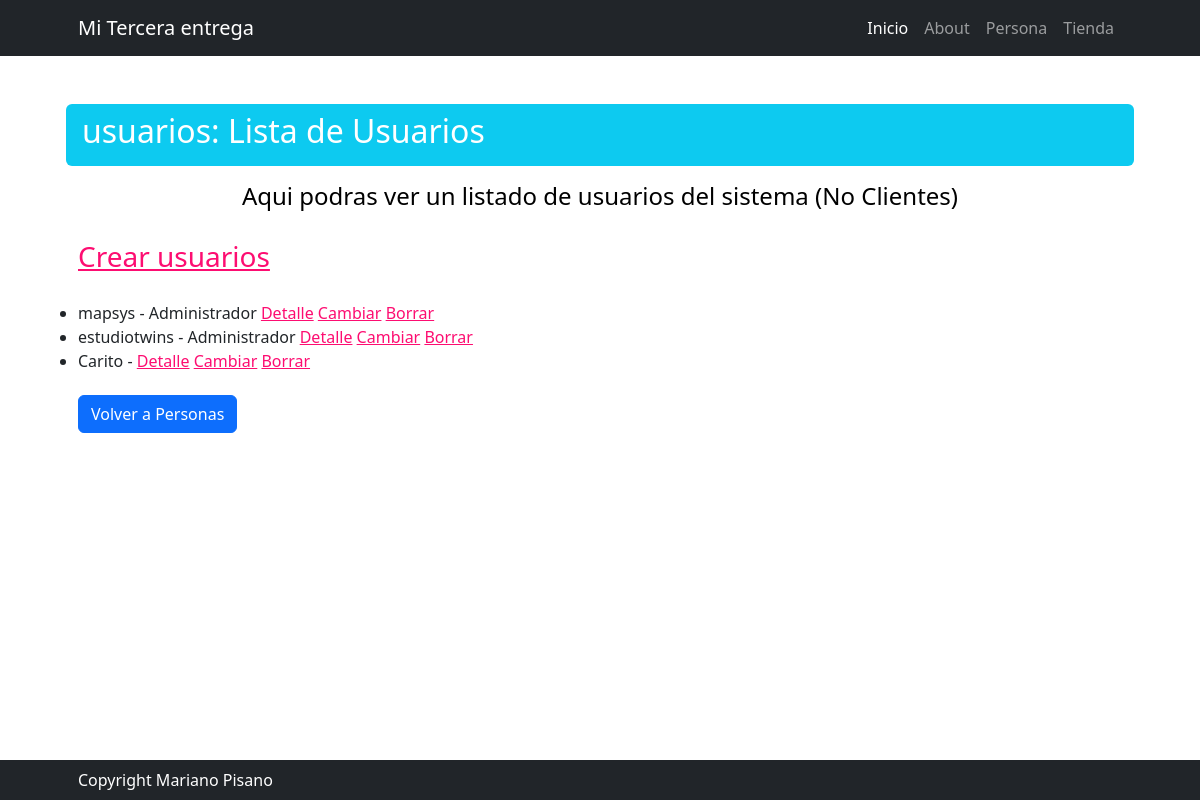
Page /persona/usuario/list/ on the earlier database version.
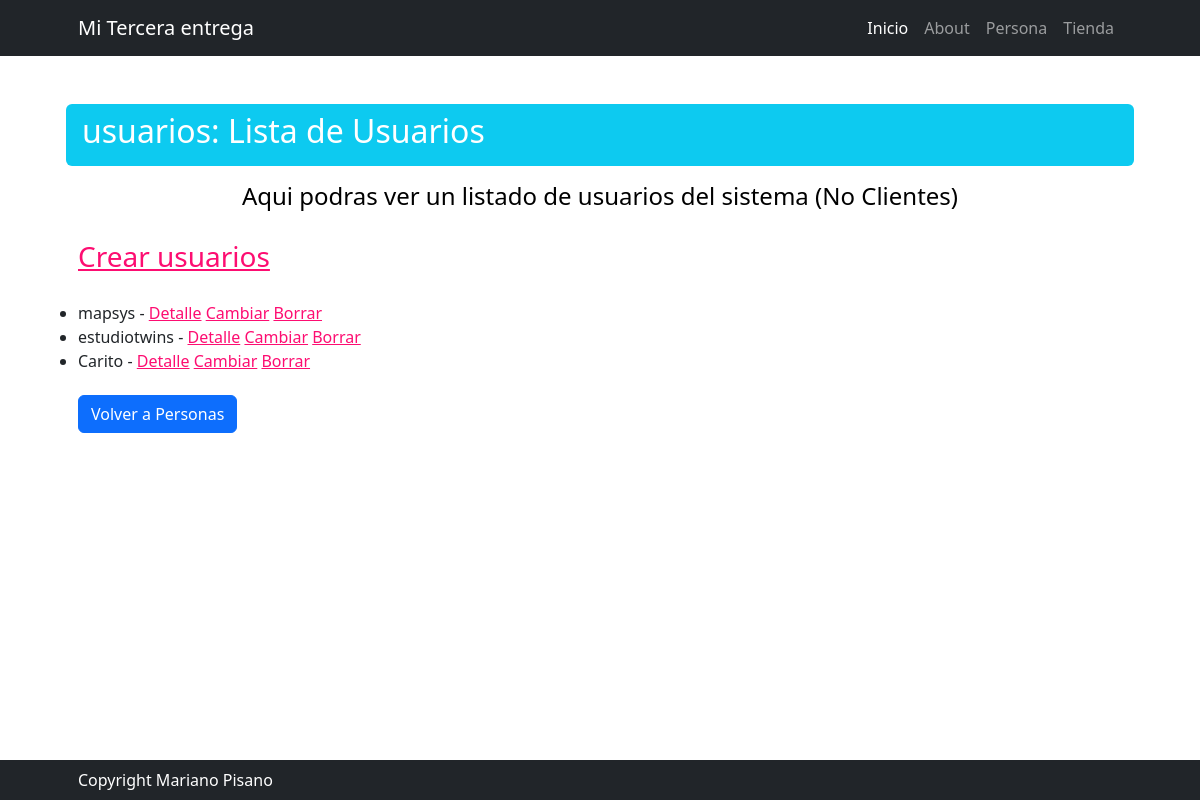
Same page on the later database version.
### persona/models.py (models this page shows, shortened)
class Usuario(models.Model):
    user = models.CharField(max_length=50, primary_key=True)
    nombre = models.CharField(max_length=50)
    apellido = models.CharField(max_length=50)
    email = models.EmailField()
    rol = models.ForeignKey(Rol, on_delete=models.SET_NULL, null=True, blank=True)

class Rol(models.Model):
    nombre = models.CharField(max_length=50, unique=True)
    descripcion = models.CharField(max_length=50, verbose_name="Descripción", null=True, blank=True)
    class Meta:
        verbose_name_plural = "Roles"

### persona/views.py (the view)
# urls.py: path("usuario/list/", views.UsuarioList.as_view(), name="usuario_list"),
class UsuarioList(ListView):
    model = models.Usuario

### persona/templates/persona/usuario_list.html
{% extends 'core/base.html' %}
 {% block titulo %} usuarios: Lista de Usuarios
 {%endblock titulo %}
 {% block Subtitulo %}
    Aqui podras ver un listado de usuarios del sistema (No Clientes)
{% endblock Subtitulo %}
 {% block contenido %}
<div class="fs-3 pb-4">
  <a href="{% url 'persona:usuario_create' %}">Crear usuarios</a>
</div>
<ul>
  {% for usuario in object_list %}
  {% if usuario.rol.nombre != "Cliente" %}
    <li>
       {{usuario.user}} - {{usuario.rol.nombre}}
      <a href="{% url 'persona:usuario_detail' usuario.user %}">Detalle</a>
      <a href="{% url 'persona:usuario_update' usuario.user %}">Cambiar</a>
      <a href="{% url 'persona:usuario_delete' usuario.user %}">Borrar</a>
    </li>
  {% endif %}
  {% endfor %}
</ul>
<div class="fs-3 pb-4">
  <a class="btn btn-primary" href="{% url 'persona:home' %}">Volver a Personas</a>
</div>
{% endblock contenido %}

### core/templates/core/base.html (shortened to what this page needs)
{% load static %}
<!DOCTYPE html>
<html lang="es">
    <head>
        <link href="{% static 'core/css/styles.css' %}" rel="stylesheet" />
        <link href="https://cdn.jsdelivr.net/npm/bootstrap-icons@1.8.0/font/bootstrap-icons.css" rel="stylesheet">
    </head>
    <body>
        {% include 'core/components/navbar.html' %}
        <div class="container px-4 px-lg-5">
            <div class="row align-items-center my-5">
                <h2 class="pb-3 text-white bg-info px-3 py-2 rounded">
                    {% block titulo %}{% endblock titulo %}
                </h2>
                <h4 class="pb-lg-3 text-black text-center  px-3 py-2 rounded">
                    {% block Subtitulo %}{% endblock Subtitulo %}
                </h4>
            {% block contenido %}
            {% endblock contenido %}
        </div>
        {% include 'core/components/footer.html' %}
    </body>
</html>

### core/templates/core/components/navbar.html (shortened to what this page needs)
<nav class="navbar navbar-expand-lg navbar-dark bg-dark">
    <div class="container px-5">
        <a class="navbar-brand" href="{% url 'core:home' %}">Mi Tercera entrega</a>
        <div class="collapse navbar-collapse" id="navbarSupportedContent">
            <ul class="navbar-nav ms-auto mb-2 mb-lg-0">
                <li class="nav-item"><a class="nav-link active" aria-current="page" href="{% url 'core:home' %}">Inicio</a></li>
                <li class="nav-item"><a class="nav-link" href="{% url 'core:about' %}">About</a></li>
                <li class="nav-item"><a class="nav-link" href="{% url 'persona:home' %}">Persona</a></li>
                <li class="nav-item"><a class="nav-link" href="{% url 'tienda:home' %}">Tienda</a></li>
            </ul>
        </div>
    </div>
</nav>

### core/templates/core/components/footer.html
<footer class="py-2 bg-dark fixed-bottom">
    <div class="container px-4 px-lg-5">
        <p class="m-0 text-left text-white">Copyright Mariano Pisano</p>
    </div>
</footer>

Differences in the rows shown:
changed Usuario "mapsys": rol.nombre "Administrador" → (not shown)
changed Usuario "estudiotwins": rol.nombre "Administrador" → (not shown)
